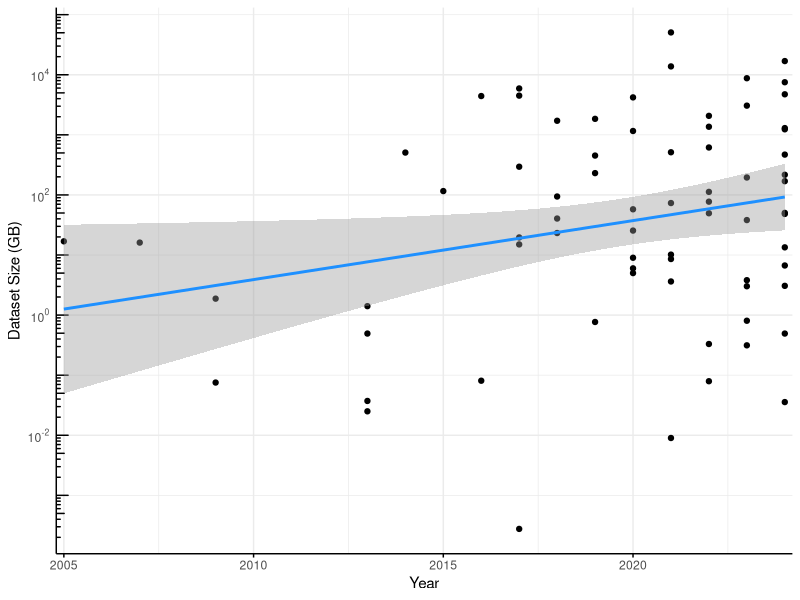
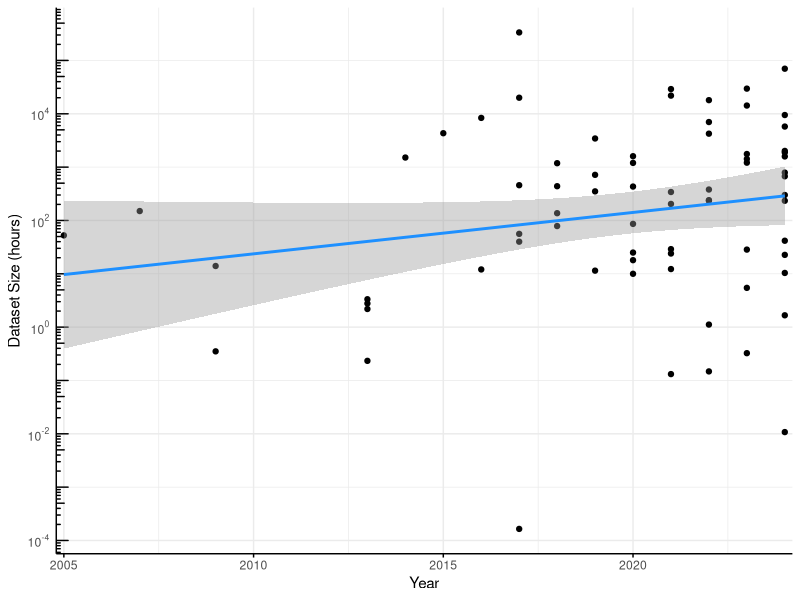
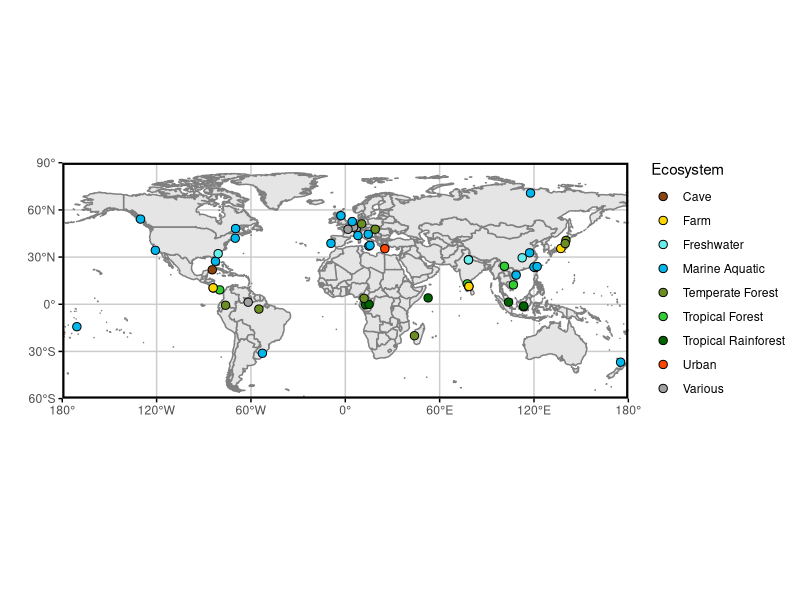
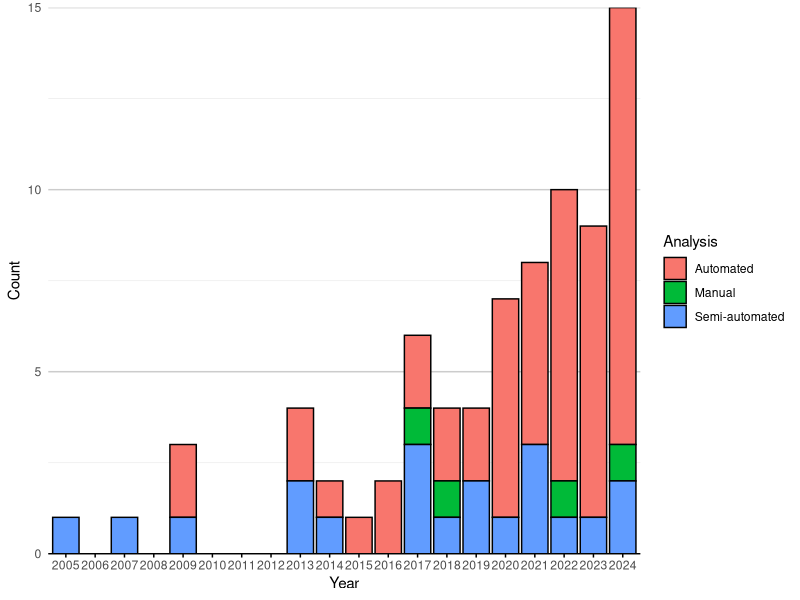
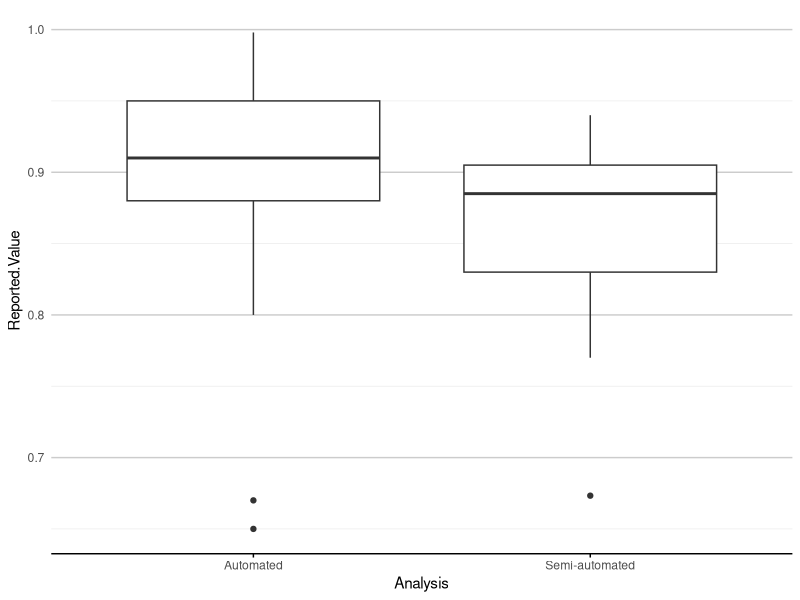
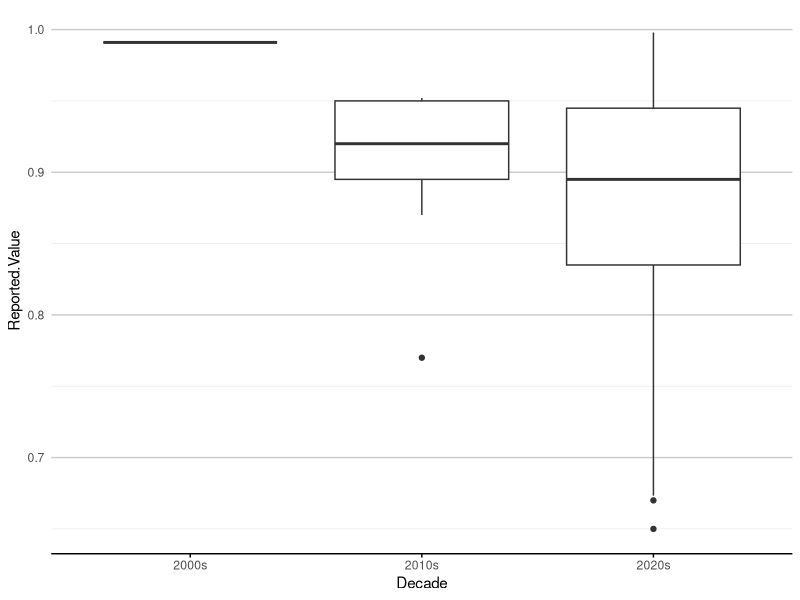
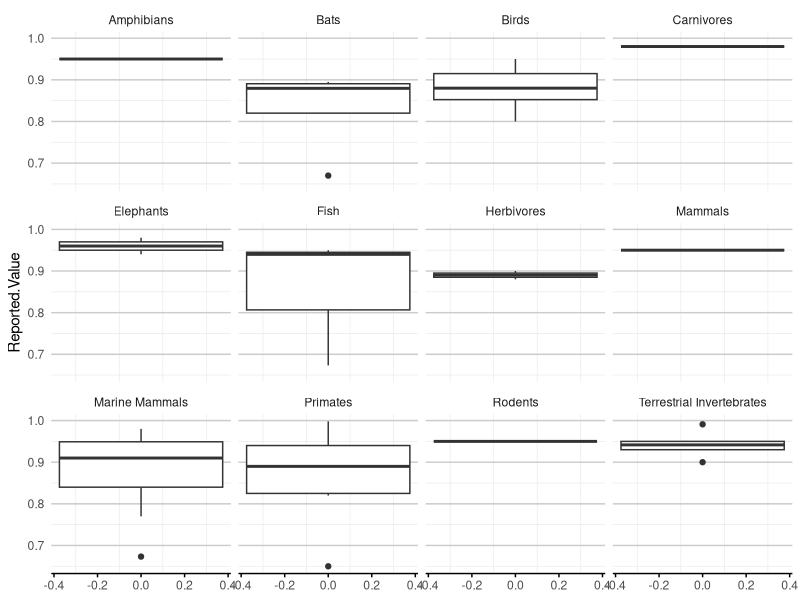
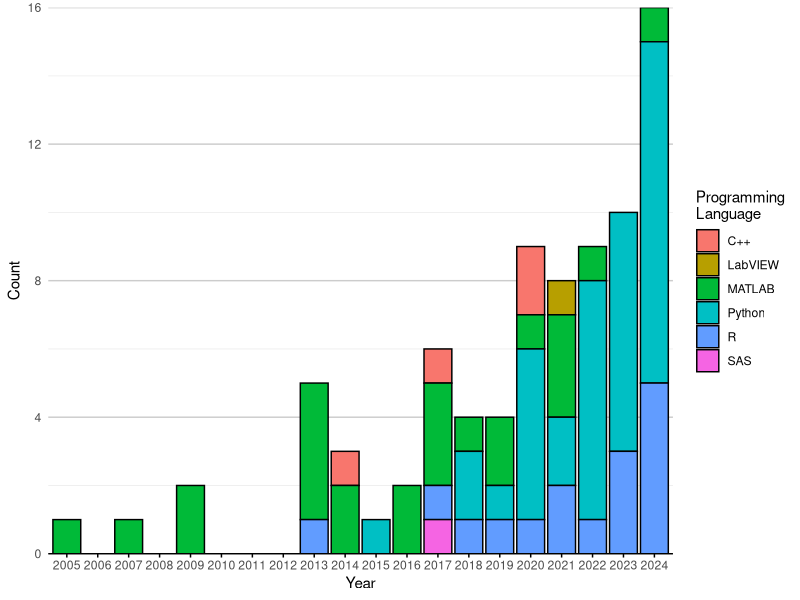

The R script that drew these images, in order:
## ---- chunk 1
library(ggplot2)
library(maps)
library(dplyr)
## ---- chunk 2
df <- read.csv("tagged_literature.csv")
#df$Year <- as.factor(df$Year)

log10_minor_break = function (...){
  function(x) {
    minx         = floor(min(log10(x), na.rm=T))-1;
    maxx         = ceiling(max(log10(x), na.rm=T))+1;
    n_major      = maxx-minx+1;
    major_breaks = seq(minx, maxx, by=1)
    minor_breaks = 
      rep(log10(seq(1, 9, by=4)), times = n_major)+
      rep(major_breaks, each = 9)
    return(10^(minor_breaks))
  }
}

log_breaks = function(maj, radix=10) {
  function(x) {
    minx         = floor(min(logb(x,radix), na.rm=T)) - 1
    maxx         = ceiling(max(logb(x,radix), na.rm=T)) + 1
    n_major      = maxx - minx + 1
    major_breaks = seq(minx, maxx, by=1)
    if (maj) {
      breaks = major_breaks
    } else {
      steps = logb(1:(radix-1),radix)
      breaks = rep(steps, times=n_major) +
               rep(major_breaks, each=radix-1)
    }
    radix^breaks
  }
}
scale_x_log_eng = function(..., radix=10) {
  scale_x_continuous(...,
                     trans=scales::log_trans(radix),
                     breaks=scales::log_breaks(TRUE, radix),
                     minor_breaks=scales::log_breaks(FALSE, radix))
}
scale_y_log_eng = function(..., radix=10) {
  scale_y_continuous(...,
                     trans=scales::log_trans(radix),
                     breaks=scales::log_breaks(TRUE, radix),
                     minor_breaks=scales::log_breaks(FALSE, radix))
}

p <- df |>
  tidyr::drop_na(Dataset.GB) |> 
  #filter(Year >= 2008) |>
  ggplot(aes(Year, Dataset.GB)) + 
  geom_point() + 
  scale_y_log10(
    breaks = scales::trans_breaks("log10", function(x) 10^x),
    labels = scales::trans_format("log10", scales::math_format(10^.x))
  ) +
  annotation_logticks(side="l")+
  geom_smooth(method="lm", color = "dodgerblue") +
  scale_x_continuous(expand = c(0.01,0.01)) +
  labs(y="Dataset Size (GB)") +
  theme_minimal() +
  theme(axis.line = element_line(),
        axis.ticks.x = element_line())
p
ggsave("images/data_trend.png", p, width = 120, height = 120, units = "mm")

p <- df |>
  tidyr::drop_na(Dataset.Hours) |> 
  #filter(Year >= 2008) |>
  ggplot(aes(Year, Dataset.Hours)) + 
  geom_point() + 
  scale_y_log10(
    breaks = scales::trans_breaks("log10", function(x) 10^x),
    labels = scales::trans_format("log10", scales::math_format(10^.x))
  ) +
  annotation_logticks(side="l")+
  geom_smooth(method="lm", color = "dodgerblue") +
  scale_x_continuous(expand = c(0.01,0.01)) +
  labs(y="Dataset Size (hours)") +
  theme_minimal() +
  theme(axis.line = element_line(),
        axis.ticks.x = element_line())
p
ggsave("images/hours_trend.png", p, width = 120, height = 120, units = "mm")
## ---- chunk 3
# Sample data
#coords <- c("-0.356251N,12.940863E;-0.078775N,15.127076E", "-0.078775N,15.1270777E")

# Function to convert coordinates to numeric values
convert_to_numeric <- function(coord_string) {
  # Split the string by comma
  parts <- strsplit(coord_string, ",")[[1]]
  #remove leading or trailing space
  
  # Extract latitude and longitude, handle direction
  lat <- as.numeric(gsub("[A-Z]", "", parts[1]))
  lon <- as.numeric(gsub("[A-Z]", "", parts[2]))
  
  # Check direction for latitude
  if (grepl("S", parts[1])) {
    lat <- -lat
  }
  
  # Check direction for longitude
  if (grepl("W", parts[2])) {
    lon <- -lon
  }
  
  return(paste0(c(lat, lon), collapse = ","))
}

Latlong_df <- df |>
  select(Latlong, Ecosystem) |>
  mutate(Latlong = strsplit(Latlong, ";")) |>
  tidyr::unnest(Latlong) |>
  mutate(Ecosystem = strsplit(Ecosystem, ", ")) |>
  tidyr::unnest(Ecosystem) |>
  mutate(Latlong = sapply(Latlong, convert_to_numeric),
         lat = sapply(strsplit(Latlong, ","), function(x) as.numeric(x[1])),
         long = sapply(strsplit(Latlong, ","), function(x) as.numeric(x[2]))
)

# Create the world map
world <- map_data("world")

ecosystem_colors <- c(
  "Tropical Forest" = "#32CD32",
  "Marine Aquatic" = "#00B7EB",
  "Various" = "#a0a0a0",
  "Tropical Rainforest" = "#006400",
  "Freshwater" = "#66EEEB",
  "Temperate Forest" = "#6B8E23",
  "Farm" = "#FFD700",
  "Cave" = "#8B4513",
  "Urban" = "#FF4500"
)

# Plotting
p <- ggplot() +
  # Add world map with light grey fill and dark grey borders
  geom_polygon(data = world, aes(x = long, y = lat, group = group), 
               fill = "grey90", color = "grey50") +
  # Add jittered points for different tags
  geom_jitter(data = Latlong_df, aes(x = long, y = lat, fill = Ecosystem), colour="black", size = 2.5, shape=21) +
  # Set coordinate system to map projection
  coord_fixed(ratio = 1, xlim = c(-180, 180), ylim = c(-60, 90), expand = FALSE) +
  # Custom breaks and labels for x (longitude) and y (latitude)
  scale_x_continuous(breaks = seq(-180, 180, by = 60),
                     labels = c("180°", "120°W", "60°W", "0°", "60°E", "120°E", "180°")) +
  scale_y_continuous(breaks = seq(-90, 90, by = 30),
                     labels = c("90°", "60°S", "30°S", "0°", "30°N", "60°N", "90°")) +
  scale_fill_manual(values = ecosystem_colors) +
  # Theme settings
  labs(x="",y="")+
  theme_minimal() +
  theme(
    axis.ticks = element_line(),
    panel.grid.major = element_line(color = "grey80"),    # Light grey grid lines
    panel.grid.minor = element_blank(),                   # No minor grid lines
    panel.border = element_rect(color = "black", fill = NA, linewidth=1.5),  # Black panel border
    axis.text.x = element_text(angle = 0, hjust = 0.5),   # Horizontal x-axis text
    legend.position = "right"                             # Legend on right
  )
p
ggsave("images/ecosystem_map.png", p, width = 240, height = 90, units = "mm")
## ---- chunk 4
bar_theme_x <- theme(panel.grid.major.x = element_blank(),
                   panel.grid.major.y = element_line(colour = "grey80"),
                   axis.line.x = element_line(colour="black"),
                   axis.ticks.x=element_line())
bar_theme_y <- theme(panel.grid.major.y = element_blank(),
                   panel.grid.major.x = element_line(colour = "grey80"),
                   axis.line.y = element_line(colour="black"),
                   axis.ticks.y=element_line())

include_missing_zero <- function(df, col){
  missing_years <- 2005:2024  # This creates c(2025, 2024)

  new_rows <- expand.grid(
    Year  = missing_years,  
    a     = df |> pull({{col}}) |> unique(), 
    Count = 0
  )
  
  colnames(new_rows)[2] <- col

  df <- df |>
    bind_rows(new_rows) |>
    distinct() 
  return(df)
}

keep_gt1 <- function(df, col){
  total_counts <- df |>
    group_by(.data[[col]]) |>
    summarise(Total_Count = n(), .groups = 'drop') |>
    na.omit()

  methods_to_keep <- total_counts |>
    filter(Total_Count > 1) |>
    pull({{ col }})
    
  df[,col] <- ifelse(df[[col]] %in% methods_to_keep, df[[col]], "Other Methods")
  return(df)
}

barplot_counts <- function(df, col, col_title=col, prop=FALSE, year=TRUE, decade=FALSE, bar_col="dodgerblue"){
  if(decade){
    df <- df |>
      mutate(Year = case_when(
        Year >= 2000 & Year < 2010 ~ "2000s",
        Year >= 2010 & Year < 2020 ~ "2010s",
        Year >= 2020 & Year < 2030 ~ "2020s",
        TRUE ~ NA_character_  # Handle years outside these ranges
      ))
  }
  count_data <- df |>
    group_by(Year, .data[[col]], .drop=FALSE) |>
    summarise(Count = n(), .groups = 'drop') |>
    na.omit()
  
  total_count_per_year <- count_data |>
    group_by(Year, .drop=FALSE) |>
    summarise(Total = sum(Count), .groups = 'drop')
  
  count_data <- left_join(count_data, total_count_per_year, by = "Year") |>
    mutate(Percentage = (Count / Total) * 100) |>
    arrange(Year, .data[[col]])
  
  if(!decade){
    count_data <- count_data |>
    include_missing_zero(col)
  }
  
  if(!year){
    df <- df[df[,col] != "Other Methods",]
    p <- df |>
      ggplot(aes(y = reorder(.data[[col]], .data[[col]], FUN = length, decreasing = FALSE))) +
      geom_bar(stat = "count", fill = bar_col) +  # Fill bars with dodgerblue
      labs(x = "Count", y = col_title) +
      scale_x_continuous(expand = c(0,0))
  } else {
    if(prop){
      p <- count_data |> 
        ggplot(aes(x = factor(Year), y = Percentage, fill = .data[[col]], label=Count)) +
        geom_bar(stat = "identity", colour=ifelse(count_data$Count > 0, "black", NA)) +
        geom_label(
          aes(group = .data[[col]]),
          size = 3,
          position = position_stack(vjust = 0.5), 
          fill = "white",                # Optional: black background for contrast
          hjust = ifelse((count_data$Count <= 3) & count_data[[col]] %in% c("Log Magnitude", "Mel", "Data Augmentation", "Downsampling"), (1:nrow(count_data) - 1) %% 2, 0.5)
        ) +
        labs(x = ifelse(decade, "Decade", "Year"), y = "Percentage", fill = col_title) +
        scale_y_continuous(limits=c(0,102), expand=c(0,0)) #+ 
        #guides(fill = guide_legend(override.aes = list(colour = NA)))
    } else {
      p <- count_data |> 
        ggplot(aes(x = factor(Year), y = Count, fill = .data[[col]])) +
        geom_bar(stat = "identity", colour=ifelse(count_data$Count > 0, "black", NA)) +
        labs(x = ifelse(decade, "Decade", "Year"), y = "Count", fill = col_title) +
        scale_y_continuous(expand=c(0,0))
    }
  }
  p <- p + 
    #scale_fill_viridis_d()+
    theme_minimal() +
    guides(fill = guide_legend(override.aes = list(colour = "black")))+
    bar_theme_x
  return(p)
}
## ---- chunk 5
# Convert 'NA' to R's NA
df$Analysis[df$Analysis == "NA"] <- NA

p <- barplot_counts(df, "Analysis")
p
ggsave("images/analysis_year.png", p, width = 240, height = 100, units = "mm")
## ---- chunk 6
p <- df |>
  filter((Reported.Value != "") & (!is.na(Reported.Value))) |>
  mutate(Reported.Value = as.numeric(Reported.Value)) |>
  tidyr::drop_na(Reported.Value) |>
  ggplot(aes(x = Analysis, y = Reported.Value)) +
  geom_boxplot() +
  theme_minimal() +
  bar_theme_x
p
ggsave("images/analysis_reportedvalue.png", p, width = 240, height = 100, units = "mm")
## ---- chunk 7
p <- df |>
  filter((Reported.Value != "") & (!is.na(Reported.Value))) |>
  mutate(Reported.Value = as.numeric(Reported.Value)) |>
  tidyr::drop_na(Reported.Value) |>
  mutate(Decade = case_when(
    Year >= 2000 & Year < 2010 ~ "2000s",
    Year >= 2010 & Year < 2020 ~ "2010s",
    Year >= 2020 & Year < 2030 ~ "2020s",
    TRUE ~ NA_character_  # Handle years outside these ranges
  )) |>
  ggplot(aes(x = Decade, y = Reported.Value)) +
  geom_boxplot() +
  theme_minimal() +
  bar_theme_x
p
ggsave("images/decade_reportedvalue.png", p, width = 240, height = 100, units = "mm")
## ---- chunk 8
p <- df |>
  filter((Reported.Value != "") & (!is.na(Reported.Value))) |>
  mutate(Reported.Value = as.numeric(Reported.Value)) |>
  tidyr::drop_na(Reported.Value) |>
  mutate(Taxa = strsplit(as.character(Taxa), ", ")) |>
  tidyr::unnest(Taxa) |>
  ggplot(aes(y = Reported.Value)) +
  geom_boxplot() +
  theme_minimal() +
  bar_theme_x +
  facet_wrap(~Taxa)
p
ggsave("images/taxa_reportedvalue.png", p, width = 240, height = 100, units = "mm")
## ---- chunk 9
# Convert 'NA' to R's NA
df$Programming.Language[df$Programming.Language == "NA"] <- NA

# Split languages where there are multiple
df_lang <- df |>
  mutate(ProgLanguage = strsplit(as.character(Programming.Language), ", ")) |>
  tidyr::unnest(ProgLanguage)

p <- barplot_counts(df_lang, "ProgLanguage", "Programming\nLanguage")
p
ggsave("images/programminglanguage_year.png", p, width = 240, height = 100, units = "mm")
## ---- chunk 10
df_taxa <- df |>
  mutate(Taxa = strsplit(as.character(Taxa), ", ")) |>
  tidyr::unnest(Taxa)

p <- barplot_counts(df_taxa, "Taxa")
p
ggsave("images/taxa_year.png", p, width = 240, height = 100, units = "mm")
## ---- chunk 11
df_analysis <- df |>
  mutate(Analysis.Methods = strsplit(as.character(Analysis.Methods), ", ")) |>
  tidyr::unnest(Analysis.Methods)

df_analysis <- keep_gt1(df_analysis, "Analysis.Methods")
  #filter(Analysis.Methods %in% methods_to_keep)
p <- barplot_counts(df_analysis, "Analysis.Methods")
p
ggsave("images/analysismethods_year.png", p, width = 240, height = 100, units = "mm")
p <- barplot_counts(df_analysis, "Analysis.Methods", year=FALSE)
p
ggsave("images/analysismethods_total.png", p, width = 240, height = 100, units = "mm")
## ---- chunk 12
df_tools <- df |>
  mutate(Automation.Tools = strsplit(as.character(Automation.Tools), ", ")) |>
  tidyr::unnest(Automation.Tools)

df_tools <- keep_gt1(df_tools, "Automation.Tools")

#filter(Analysis.Methods %in% methods_to_keep)
p <- barplot_counts(df_tools, "Automation.Tools", "Automation Tools")
p
ggsave("images/automationtools_year.png", p, width = 240, height = 120, units = "mm")
p <- barplot_counts(df_tools, "Automation.Tools", "Automation Tools", year = FALSE, bar_col="darkmagenta")
p
ggsave("images/automationtools_total.png", p, width = 240, height = 120, units = "mm")
## ---- chunk 13
df_code_available <- df |>
  mutate(Code.Availability = strsplit(as.character(Code.Availability), ", ")) |>
  tidyr::unnest(Code.Availability)

p <- barplot_counts(df_code_available, "Code.Availability", "Code\nAvailability")
p
ggsave("images/codeavailable_year.png", p, width = 240, height = 100, units = "mm")
## ---- chunk 14
df_data_available <- df |>
  mutate(Data.Availability = strsplit(as.character(Data.Availability), ", ")) |>
  tidyr::unnest(Data.Availability)

p <- barplot_counts(df_data_available, "Data.Availability", "Data\nAvailability")
p
ggsave("images/dataavailable_year.png", p, width = 240, height = 100, units = "mm")
## ---- chunk 15
#df <- read.csv("tagged_literature.csv")
#df |>
#  mutate(Automation.Tools = strsplit(as.character(Automation.Tools), ", ")) |>
#  tidyr::unnest(Automation.Tools) |>
#  pull(Automation.Tools) |> sort() |> unique()
## ---- chunk 16
#df <- read.csv("tagged_literature.csv")
#df |>
#  mutate(Analysis.Methods = strsplit(as.character(Analysis.Methods), ", ")) |>
#  tidyr::unnest(Analysis.Methods) |>
#  pull(Analysis.Methods) |> sort() |> unique()
## ---- chunk 17
df_eval <- df |>
  mutate(Evaluation.Method = strsplit(as.character(Evaluation.Method), ", ")) |>
  tidyr::unnest(Evaluation.Method)

df_eval <- keep_gt1(df_eval, "Evaluation.Method")
  #filter(Analysis.Methods %in% methods_to_keep)
p <- barplot_counts(df_eval, "Evaluation.Method", "Evaluation Method")
p
ggsave("images/evaluationmethod_year.png", p, width = 240, height = 100, units = "mm")
## ---- chunk 18
#df <- read.csv("tagged_literature.csv")
#df |>
#  mutate(Preprocessing = strsplit(as.character(Preprocessing), ", ")) |>
#  tidyr::unnest(Preprocessing) |>
#  pull(Preprocessing) |> sort() |> unique()
## ---- chunk 19
df_pre <- df |>
  mutate(Preprocessing = strsplit(as.character(Preprocessing), ", ")) |>
  tidyr::unnest(Preprocessing)

df_pre <- keep_gt1(df_pre, "Preprocessing")
p <- barplot_counts(df_pre, "Preprocessing")
p
ggsave("images/preprocessing_year.png", p, width = 240, height = 100, units = "mm")
p <- barplot_counts(df_pre, "Preprocessing", prop=TRUE)
p
ggsave("images/preprocessing_prop_year.png", p, width = 240, height = 100, units = "mm")
p <- barplot_counts(df_pre, "Preprocessing", prop=TRUE, decade=TRUE)
p
ggsave("images/preprocessing_prop_decade.png", p, width = 200, height = 80, units = "mm")
## ---- chunk 20
count_data <- df_lang |>
    group_by(Year, ProgLanguage, .drop=FALSE) |>
    summarise(Count = n(), .groups = 'drop') |>
    na.omit()
  
total_count_per_year <- count_data |>
  group_by(Year, .drop=FALSE) |>
  summarise(Total = sum(Count), .groups = 'drop')

count_data <- left_join(count_data, total_count_per_year, by = "Year") |>
  mutate(Percentage = (Count / Total) * 100) |>
  include_missing_zero('ProgLanguage')

count_data |> 
  ggplot(aes(x = factor(Year), y = Count, fill = ProgLanguage)) +
  geom_bar(stat = "identity", colour=ifelse(count_data$Count > 0, "black", NA)) +
  labs(x = "Year", y = "Count", fill = 'Language') +
  scale_y_continuous(expand=c(0,0))+
  theme_minimal() +
  guides(fill = guide_legend(override.aes = list(colour = "black")))+
  theme(panel.grid.major.x = element_blank(),
        panel.grid.major.y = element_line(colour = "grey80"),
        axis.line.x = element_line(colour="black"),
        #panel.grid = element_line(colour="lightgrey"),
        axis.ticks.x=element_line())
## ---- chunk 21
df_tools <- df |>
  mutate(Automation.Tools = strsplit(as.character(Automation.Tools), ", ")) |>
  tidyr::unnest(Automation.Tools) |>
  mutate(Taxa = strsplit(as.character(Taxa), ", ")) |>
  tidyr::unnest(Taxa)

df_tools <- keep_gt1(df_tools, "Automation.Tools")
p <- df_tools |>
  filter(Automation.Tools != "Other Methods") |>
      ggplot(aes(y = reorder(Automation.Tools, Automation.Tools, FUN = length, decreasing = FALSE), fill = Taxa)) +
      geom_bar(stat = "count", colour="black") +  # Fill bars with dodgerblue
      labs(x = "Count", y = "Automation Tools") +
      scale_x_continuous(expand = c(0,0)) +
  theme_minimal() +
  bar_theme_y
p
ggsave("images/automationtools_taxa.png", p, width = 240, height = 120, units = "mm")
## ---- chunk 22
df_analysis <- df |>
  mutate(Analysis.Methods = strsplit(as.character(Analysis.Methods), ", ")) |>
  tidyr::unnest(Analysis.Methods) |>
  mutate(Taxa = strsplit(as.character(Taxa), ", ")) |>
  tidyr::unnest(Taxa)

df_analysis <- keep_gt1(df_analysis, "Analysis.Methods")
p <- df_analysis |>
  filter(Analysis.Methods != "Other Methods") |>
      ggplot(aes(y = reorder(Analysis.Methods, Analysis.Methods, FUN = length, decreasing = FALSE), fill = Taxa)) +
      geom_bar(stat = "count", colour="black") +  # Fill bars with dodgerblue
      labs(x = "Count", y = "Analysis Methods") +
      scale_x_continuous(expand = c(0,0)) +
  theme_minimal() +
  bar_theme_y
p
ggsave("images/analysismethods_taxa.png", p, width = 240, height = 120, units = "mm")
## ---- chunk 23
df <- read.csv("tagged_literature.csv")
df_analysis <- df |>
  # Unnest Analysis.Methods
  mutate(Analysis.Methods = strsplit(as.character(Analysis.Methods), ", ")) |>
  tidyr::unnest(Analysis.Methods) |>
  keep_gt1("Analysis.Methods") |>
  filter(Analysis.Methods != "Other Methods") |>
  # Unnest Automation.Tools (assuming it exists in df)
  mutate(Automation.Tools = strsplit(as.character(Automation.Tools), ", ")) |>
  tidyr::unnest(Automation.Tools) |>
  keep_gt1("Automation.Tools") |>
  filter(Automation.Tools != "Other Methods") |>
  # Unnest Taxa
  mutate(Taxa = strsplit(as.character(Taxa), ", ")) |>
  tidyr::unnest(Taxa) |>
  # Pivot to long format for faceting
  tidyr::pivot_longer(
    cols = c("Analysis.Methods", "Automation.Tools"),
    names_to = "Category",
    values_to = "Method.Tool"
  ) |>
  mutate(Category = stringr::str_replace(Category, "\\.", " "))
  # Filter out "Other Methods" equivalent

# Plot with facet_grid
p <- df_analysis |>
  ggplot(aes(y = reorder(Method.Tool, Method.Tool, FUN = length, decreasing = FALSE), fill = Taxa)) +
  geom_bar(stat = "count", colour = "black") +
  labs(x = "Count", y = NULL) +  # Remove y-axis label since facets will label it
  scale_x_continuous(expand = c(0, 0)) +
  facet_wrap(~Category, scales = "free_y", ncol = 2) +  # Facet by Category
  theme_minimal() +
  bar_theme_y  # Assuming this is a custom theme defined elsewhere

# Display and save
p
ggsave("images/analysismethods_automation_taxa.png", p, width = 300, height = 130, units = "mm")
#df_analysis |> filter(Category == "Analysis.Methods") |> pull(Method.Tool) |> unique() |> sort()
## ---- chunk 24
#x axis-year, y-axcis, manual.automatic.semiautomatic

# Assuming your dataframe is called 'df'
# First, preprocess the Monitoring.Year column
df_expandyear <- df |>
  filter(!is.na(Monitoring.Year)) |>
  #select(Monitoring.Year) |>
  # Separate comma-separated values into rows
  tidyr::separate_rows(Monitoring.Year, sep = ",") |>
  # Clean up any whitespace
  mutate(Monitoring.Year = trimws(Monitoring.Year)) |>
  # Create a new column that expands hyphenated years
  mutate(Expanded_Years = purrr::map(Monitoring.Year, function(x) {
    if (stringr::str_detect(x, "-")) {
      range <- stringr::str_split(x, "-")[[1]] |> as.numeric()
      return(seq(range[1], range[2]))
    } else {
      return(as.numeric(x))
    }
  })) |>
  # Unnest the list column into individual rows
  tidyr::unnest(Expanded_Years) # Create the boxplot
  
df |>
  ggplot(aes(x=Year, fill=Analysis)) +
  geom_bar(stat="count", colour="black") +
  #ggplot(aes(x = Analysis, y = Expanded_Years)) +
  #geom_boxplot() +
  # Customize the plot
  #make breaks pretty
  scale_y_continuous(expand = c(0,0), breaks = pretty) +
  scale_x_continuous(expand = c(0,0), breaks = pretty) +
  labs(title = "Analysis Type by Year",
       x = "Monitoring Year",
       y = "Count") +
  # Rotate x-axis labels if needed
  theme(panel.grid.major.x = element_blank(),
        panel.grid.major.y = element_line(colour = "grey80"),
        axis.line.x = element_line(colour="black"),
        axis.ticks.x=element_line())+
  # Ensure proper spacing
  theme_minimal() +
  bar_theme_x
## ---- chunk 25
#correlation plot between monitoring year and publication year
ggplot(df_expandyear, aes(x=Expanded_Years, y=Year, colour=Title)) +
  geom_point() +
  geom_smooth(method="lm", color = "dodgerblue") +
  labs(title = "Correlation between Monitoring Year and Publication Year",
       x = "Monitoring Year",
       y = "Publication Year") +
  theme_minimal() + 
  #hide legend
  theme(legend.position="none")
## ---- chunk 26
# install.packages("devtools")
#devtools::install_github("davidsjoberg/ggsankey")
#library(ggsankey)
## ---- chunk 27
# Create data frame with flows between stages
# Create the data frame for ggsankey
